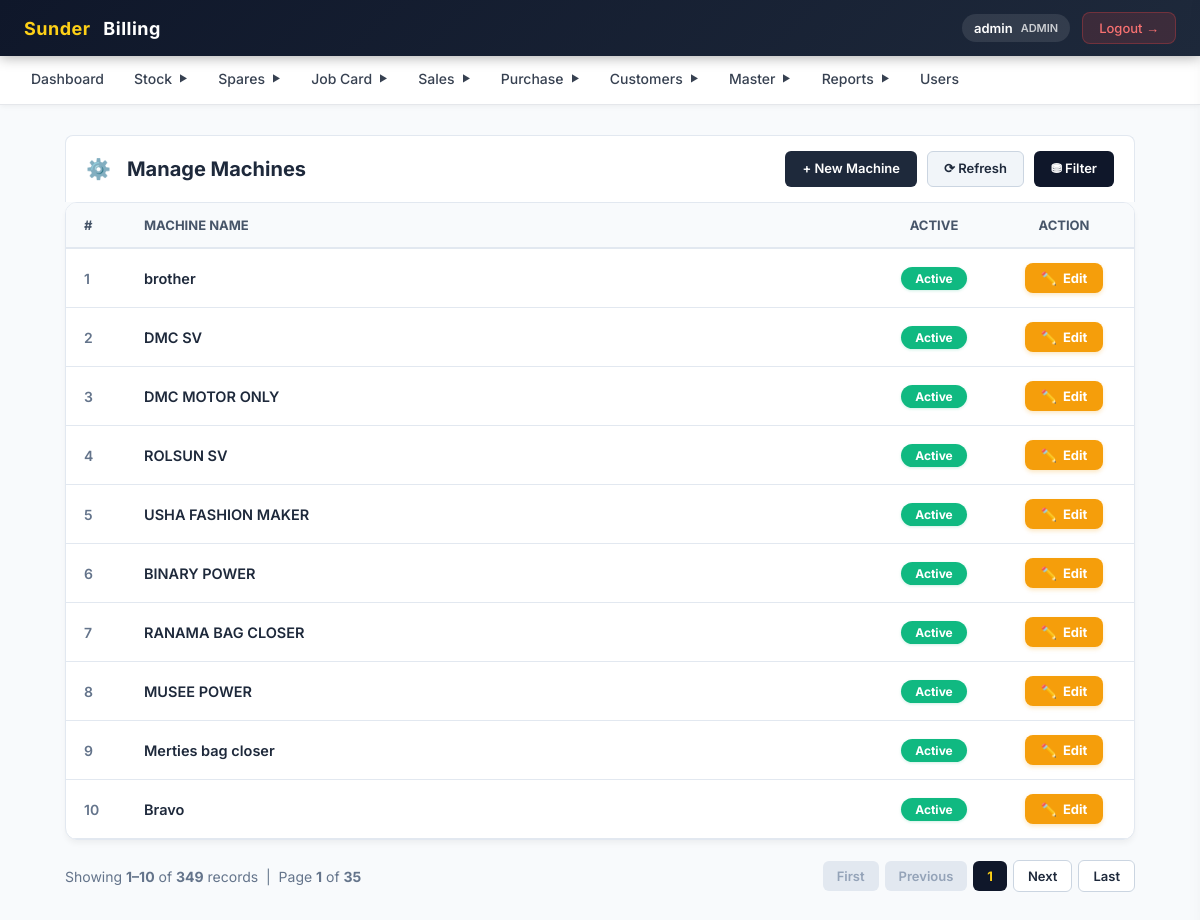
The page /machine/list_machine.php (signed in) on the database as committed earlier.
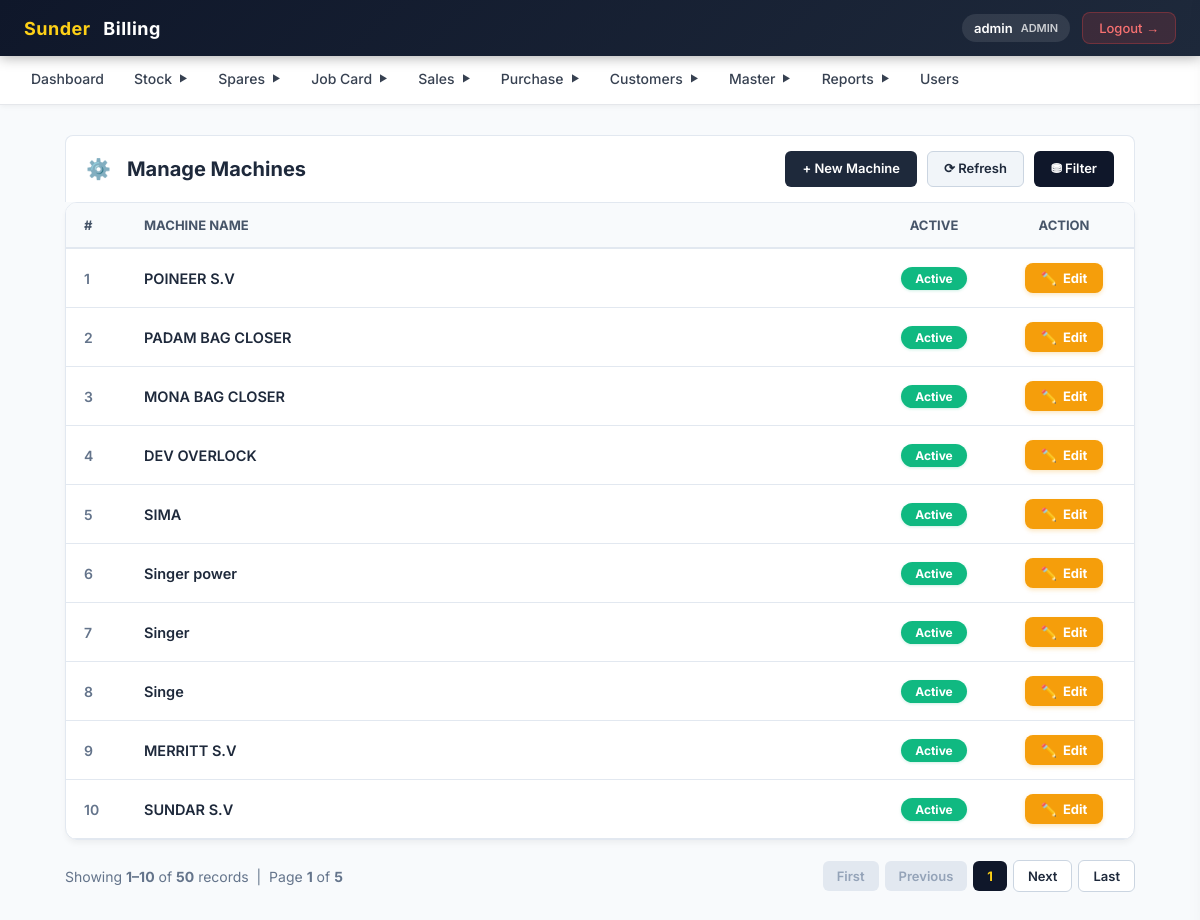
The same page on the database as committed later.
### tables this page shows
CREATE TABLE `machine` (
  `id` bigint NOT NULL AUTO_INCREMENT,
  `createdBy` varchar(255) DEFAULT NULL,
  `createdOn` datetime(6) DEFAULT NULL,
  `modifiedBy` varchar(255) DEFAULT NULL,
  `modifiedOn` datetime(6) DEFAULT NULL,
  `active` bit(1) NOT NULL,
  `assembeldByUs` bit(1) NOT NULL,
  `machineName` varchar(50) DEFAULT NULL,
  `picture` varchar(255) DEFAULT NULL,
  `machineType` bigint DEFAULT NULL,
  PRIMARY KEY (`id`)
);

### machine/list_machine.php (the view, shortened to what the changed rows need)
<?php require_once("../config/db.php"); ?>
<?php include("../includes/header.php"); ?>
<?php
$limit = 10;
$page = isset($_GET['page']) ? max(1, (int)$_GET['page']) : 1;
$offset = ($page - 1) * $limit;
$where = "WHERE 1=1";
$countRes = mysqli_query($conn, "SELECT COUNT(*) AS total FROM machine $where");
$totalRows = (int)mysqli_fetch_assoc($countRes)['total'];
$totalPages = $totalRows > 0 ? ceil($totalRows / $limit) : 1;
$query = "SELECT * FROM machine $where ORDER BY id DESC LIMIT $limit OFFSET $offset";
$res = mysqli_query($conn, $query);
?>
<div class="erp-container">
    <div class="erp-table-box" style="overflow-x: auto; background: #fff; border-radius: 12px; border: 1px solid #e2e8f0; box-shadow: 0 4px 6px -1px rgba(0, 0, 0, 0.05);">
        <table class="erp-table" style="width: 100%; border-collapse: collapse;">
            <thead>
                <tr style="background: #f8fafc; border-bottom: 2px solid #e2e8f0;">
                    <th style="width: 60px; padding: 14px 18px; color: #475569; font-weight: 700; font-size: 13px; text-transform: uppercase;">#</th>
                    <th style="padding: 14px 18px; color: #475569; font-weight: 700; font-size: 13px; text-transform: uppercase;">Machine Name</th>
                    <th style="padding: 14px 18px; color: #475569; font-weight: 700; font-size: 13px; text-transform: uppercase; text-align: center; width: 120px;">Active</th>
                    <th style="padding: 14px 18px; color: #475569; font-weight: 700; font-size: 13px; text-transform: uppercase; text-align: center; width: 140px;">Action</th>
                </tr>
            </thead>
            <tbody>
                <?php
                if ($totalRows > 0) {
                    $i = $offset + 1;
                    while ($row = mysqli_fetch_assoc($res)) {
                        $isActive = (ord($row['active'] ?? 1) == 1 || $row['active'] == 1);
                        ?>
                        <tr style="border-bottom: 1px solid #f1f5f9; transition: background 0.15s;" onmouseover="this.style.background='#fbfcfe'" onmouseout="this.style.background='white'">
                            <td style="padding: 14px 18px; color: #64748b; font-size: 14px; font-weight: 600;"><?= $i++ ?></td>
                            <td style="padding: 14px 18px; font-size: 14.5px;">
                                <a href="edit_machine.php?id=<?= $row['id'] ?>" class="machine-table-cell-link">
                                    <?= htmlspecialchars($row['machineName']) ?>
                                </a>
                            </td>
                            <td style="padding: 14px 18px; text-align: center;">
                                <?php if ($isActive): ?>
                                    <span class="badge-active">Active</span>
                                <?php else: ?>
                                    <span class="badge-inactive">Inactive</span>
                                <?php endif; ?>
                            </td>
                            <td style="padding: 14px 18px; text-align: center;">
                                <a href="edit_machine.php?id=<?= $row['id'] ?>" class="btn-edit-action">
                                    <span>✏️</span> Edit
                                </a>
                            </td>
                        </tr>
                    <?php }
                } ?>
            </tbody>
        </table>
    </div>
    <div class="pagination" style="display: flex; justify-content: space-between; align-items: center; margin-top: 20px; font-size: 14px; color: #64748b;">
        <div>
            <?php
            $startRecord = $totalRows > 0 ? $offset + 1 : 0;
            $endRecord = min($offset + $limit, $totalRows);
            ?>
            Showing <strong><?= $startRecord ?>–<?= $endRecord ?></strong> of <strong><?= $totalRows ?></strong> records &nbsp;|&nbsp; Page <strong><?= $page ?></strong> of <strong><?= $totalPages ?></strong>
        </div>
    </div>
</div>
<?php include("../includes/footer.php"); ?>

Rows that differ between the two databases and show on the page:
removed machine: machineName "brother", active "Active"
removed machine: machineName "DMC SV", active "Active"
removed machine: machineName "DMC MOTOR ONLY", active "Active"
removed machine: machineName "ROLSUN SV", active "Active"
removed machine: machineName "USHA FASHION MAKER", active "Active"
removed machine: machineName "BINARY POWER", active "Active"
removed machine: machineName "RANAMA BAG CLOSER", active "Active"
removed machine: machineName "MUSEE POWER", active "Active"
removed machine: machineName "Merties bag closer", active "Active"
removed machine: machineName "Bravo", active "Active"
now on this page (row edited): machine: machineName "POINEER S.V", active "Active"
now on this page (row edited): machine: machineName "PADAM BAG CLOSER", active "Active"
now on this page (row edited): machine: machineName "MONA BAG CLOSER", active "Active"
now on this page (row edited): machine: machineName "DEV OVERLOCK", active "Active"
now on this page (row edited): machine: machineName "SIMA", active "Active"
now on this page (row edited): machine: machineName "Singer power", active "Active"
now on this page (row edited): machine: machineName "Singer", active "Active"
now on this page (row edited): machine: machineName "Singe", active "Active"
now on this page (row edited): machine: machineName "MERRITT S.V", active "Active"
now on this page (row edited): machine: machineName "SUNDAR S.V", active "Active"
Other text that changed with them:
$totalRows: "349" → "50"
$totalPages: "35" → "5"
